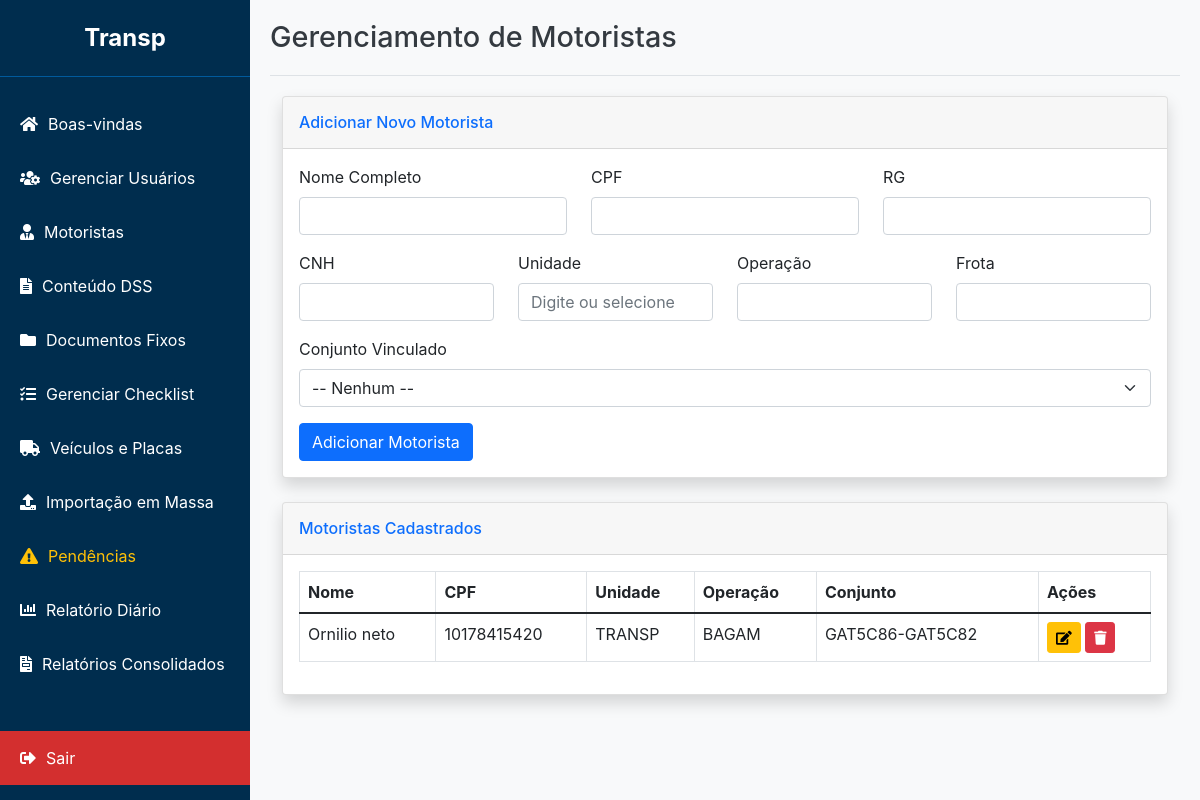
The app's page /admin/motoristas (signed in) with its own data.
### app/models.py (models this page shows, shortened)
class Motorista(db.Model):
    id = db.Column(db.Integer, primary_key=True)
    unidade = db.Column(db.String(100), nullable=True)
    operacao = db.Column(db.String(100), nullable=True) # NOVO CAMPO
    nome = db.Column(db.String(150), nullable=False)
    cpf = db.Column(db.String(14), unique=True, nullable=False)
    rg = db.Column(db.String(20))
    cnh = db.Column(db.String(20))
    frota = db.Column(db.String(50))
    password_hash = db.Column(db.String(256), nullable=True)
    veiculo_id = db.Column(db.Integer, db.ForeignKey('veiculo.id'), nullable=True)
    assinaturas = db.relationship('Assinatura', backref='motorista', lazy=True)
    checklists_preenchidos = db.relationship('ChecklistPreenchido', backref='motorista', lazy=True)

class Veiculo(db.Model):
    id = db.Column(db.Integer, primary_key=True)
    unidade = db.Column(db.String(100), nullable=True)
    operacao = db.Column(db.String(100), nullable=True) # NOVO CAMPO
    nome_conjunto = db.Column(db.String(100), unique=True, nullable=False)
    placa_cavalo_id = db.Column(db.Integer, db.ForeignKey('placa.id'), nullable=False)
    placa_carreta1_id = db.Column(db.Integer, db.ForeignKey('placa.id'), nullable=True)
    placa_carreta2_id = db.Column(db.Integer, db.ForeignKey('placa.id'), nullable=True)
    obs = db.Column(db.Text)
    placa_cavalo = db.relationship('Placa', foreign_keys=[placa_cavalo_id])
    placa_carreta1 = db.relationship('Placa', foreign_keys=[placa_carreta1_id])
    placa_carreta2 = db.relationship('Placa', foreign_keys=[placa_carreta2_id])
    motoristas = db.relationship('Motorista', backref='veiculo', lazy=True)
    checklists_preenchidos = db.relationship('ChecklistPreenchido', backref='veiculo', lazy=True)

### app/routes.py (the view)
@admin_bp.route('/motoristas')
@login_required()
def motoristas():
    user_role = session.get('role')
    user_unidade = session.get('unidade')
    motoristas_query = Motorista.query
    veiculos_query = Veiculo.query
    if user_role != 'admin':
        motoristas_query = motoristas_query.filter(Motorista.unidade == user_unidade)
        veiculos_query = veiculos_query.filter(Veiculo.unidade == user_unidade)
    lista_motoristas = motoristas_query.order_by(Motorista.nome).all()
    veiculos = veiculos_query.order_by(Veiculo.nome_conjunto).all()
    return render_template('motoristas.html', motoristas=lista_motoristas, veiculos=veiculos)

### app/routes.py (called while the page is built)
def login_required(required_role=["admin", "master", "comum"]):
    def decorator(f):
        @wraps(f)
        def decorated_function(*args, **kwargs):
            if 'user_id' not in session:
                flash('Por favor, faça login para acessar esta página.', 'warning')
                return redirect(url_for('admin.login'))
            user_role = session.get('role')
            if user_role not in required_role:
                flash('Você não tem permissão para acessar esta página.', 'danger')
                return redirect(url_for('admin.dashboard'))
            return f(*args, **kwargs)
        return decorated_function
    return decorator

### app/templates/motoristas.html (shortened to what this page needs)
{% extends "base_adm.html" %}
{% block header %}Gerenciamento de Motoristas{% endblock %}
{% block content %}
<div class="container-fluid">
    <div class="card shadow mb-4">
        <div class="card-header py-3">
            <h6 class="m-0 font-weight-bold text-primary">Adicionar Novo Motorista</h6>
        </div>
        <div class="card-body">
            <form action="{{ url_for('admin.add_motorista') }}" method="POST">
                <div class="row mb-3">
                    <div class="col-md-4">
                        <label for="nome" class="form-label">Nome Completo</label>
                        <input type="text" class="form-control" id="nome" name="nome" required>
                    </div>
                    <div class="col-md-4">
                        <label for="cpf" class="form-label">CPF</label>
                        <input type="text" class="form-control" id="cpf" name="cpf" required>
                    </div>
                    <div class="col-md-4">
                        <label for="rg" class="form-label">RG</label>
                        <input type="text" class="form-control" id="rg" name="rg">
                    </div>
                </div>
                <div class="row mb-3">
                    <div class="col-md-3">
                        <label for="cnh" class="form-label">CNH</label>
                        <input type="text" class="form-control" id="cnh" name="cnh">
                    </div>
                    <div class="col-md-3">
                        <label for="unidade" class="form-label">Unidade</label>
                        {% if session.role == 'admin' %}
                            <input type="text" class="form-control" id="unidade" name="unidade" list="unidades_list" placeholder="Digite ou selecione" required>
                        {% else %}
                            <input type="text" class="form-control" id="unidade" name="unidade" value="{{ session.unidade }}" readonly>
                        {% endif %}
                    </div>
                    <div class="col-md-3">
                        <label for="operacao" class="form-label">Operação</label>
                        <input type="text" class="form-control" id="operacao" name="operacao">
                    </div>
                    <div class="col-md-3">
                        <label for="frota" class="form-label">Frota</label>
                        <input type="text" class="form-control" id="frota" name="frota">
                    </div>
                </div>
                <div class="row mb-3">
                    <div class="col-md-12">
                        <label for="veiculo_id" class="form-label">Conjunto Vinculado</label>
                        <select id="veiculo_id" name="veiculo_id" class="form-select">
                            <option value="">-- Nenhum --</option>
                        </select>
                    </div>
                </div>
                <button type="submit" class="btn btn-primary">Adicionar Motorista</button>
            </form>
        </div>
    </div>
    <div class="card shadow mb-4">
        <div class="card-header py-3">
            <h6 class="m-0 font-weight-bold text-primary">Motoristas Cadastrados</h6>
        </div>
        <div class="card-body">
            <div class="table-responsive">
                <table class="table table-bordered" id="dataTable" width="100%" cellspacing="0">
                    <thead>
                        <tr>
                            <th>Nome</th>
                            <th>CPF</th>
                            <th>Unidade</th>
                            <th>Operação</th>
                            <th>Conjunto</th>
                            <th>Ações</th>
                        </tr>
                    </thead>
                    <tbody>
                        {% for motorista in motoristas %}
                        <tr>
                            <td>{{ motorista.nome }}</td>
                            <td>{{ motorista.cpf }}</td>
                            <td>{{ motorista.unidade }}</td>
                            <td>{{ motorista.operacao or 'N/A' }}</td>
                            <td>{{ motorista.veiculo.nome_conjunto if motorista.veiculo else 'N/A' }}</td>
                            <td>
                                <button type="button" class="btn btn-warning btn-sm" data-bs-toggle="modal" data-bs-target="#editModal-{{ motorista.id }}">
                                    <i class="fas fa-edit"></i>
                                </button>
                                <button type="button" class="btn btn-danger btn-sm" data-bs-toggle="modal" data-bs-target="#deleteModal-{{ motorista.id }}">
                                    <i class="fas fa-trash"></i>
                                </button>
                            </td>
                        </tr>
                        {% endfor %}
                    </tbody>
                </table>
            </div>
        </div>
    </div>
</div>
{% endblock %}

### app/templates/base_adm.html (style rules this page uses)
:root { --sidebar-width: 250px; --header-height: 60px; --primary-blue: #002D4E; --light-blue: #005A9C; --logout-red: #d32f2f; --logout-red-hover: #c62828; --flash-success: #d4edda; --flash-success-text: #155724; --flash-error: #f8d7da; --flash-error-text: #721c24; --flash-info: #cce5ff; --flash-info-text: #004085; }
body { font-family: -apple-system, BlinkMacSystemFont, "Segoe UI", Roboto, "Helvetica Neue", Arial, sans-serif; margin: 0; background-color: #f8f9fa; }

### records on screen
Motorista: nome "Ornilio neto", cpf "10178415420", unidade "TRANSP", operacao "BAGAM", veiculo "GAT5C86-GAT5C82"
